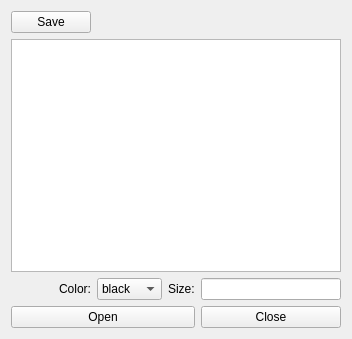
<?xml version="1.0" encoding="UTF-8"?>
<ui version="4.0">
 <class>Paint</class>
 <widget class="QWidget" name="Paint">
  <property name="geometry">
   <rect>
    <x>0</x>
    <y>0</y>
    <width>352</width>
    <height>339</height>
   </rect>
  </property>
  <property name="windowTitle">
   <string>Paint</string>
  </property>
  <layout class="QGridLayout" name="gridLayout">
   <item row="2" column="2">
    <widget class="QLabel" name="sizeLabel">
     <property name="text">
      <string>Size:</string>
     </property>
    </widget>
   </item>
   <item row="2" column="1">
    <widget class="QComboBox" name="color">
     <item>
      <property name="text">
       <string>black</string>
      </property>
     </item>
     <item>
      <property name="text">
       <string>white</string>
      </property>
     </item>
     <item>
      <property name="text">
       <string>red</string>
      </property>
     </item>
     <item>
      <property name="text">
       <string>blue</string>
      </property>
     </item>
     <item>
      <property name="text">
       <string>green</string>
      </property>
     </item>
     <item>
      <property name="text">
       <string>yellow</string>
      </property>
     </item>
    </widget>
   </item>
   <item row="2" column="3">
    <widget class="QLineEdit" name="size"/>
   </item>
   <item row="3" column="0" colspan="3">
    <widget class="QPushButton" name="open">
     <property name="text">
      <string>Open</string>
     </property>
    </widget>
   </item>
   <item row="2" column="0">
    <widget class="QLabel" name="colorLabel">
     <property name="text">
      <string>Color:</string>
     </property>
     <property name="alignment">
      <set>Qt::AlignRight|Qt::AlignTrailing|Qt::AlignVCenter</set>
     </property>
    </widget>
   </item>
   <item row="3" column="3">
    <widget class="QPushButton" name="close">
     <property name="text">
      <string>Close</string>
     </property>
    </widget>
   </item>
   <item row="1" column="0" colspan="4">
    <widget class="QGraphicsView" name="graphicsView"/>
   </item>
   <item row="0" column="0">
    <widget class="QPushButton" name="save">
     <property name="text">
      <string>Save</string>
     </property>
    </widget>
   </item>
  </layout>
 </widget>
 <resources/>
 <connections/>
</ui>
